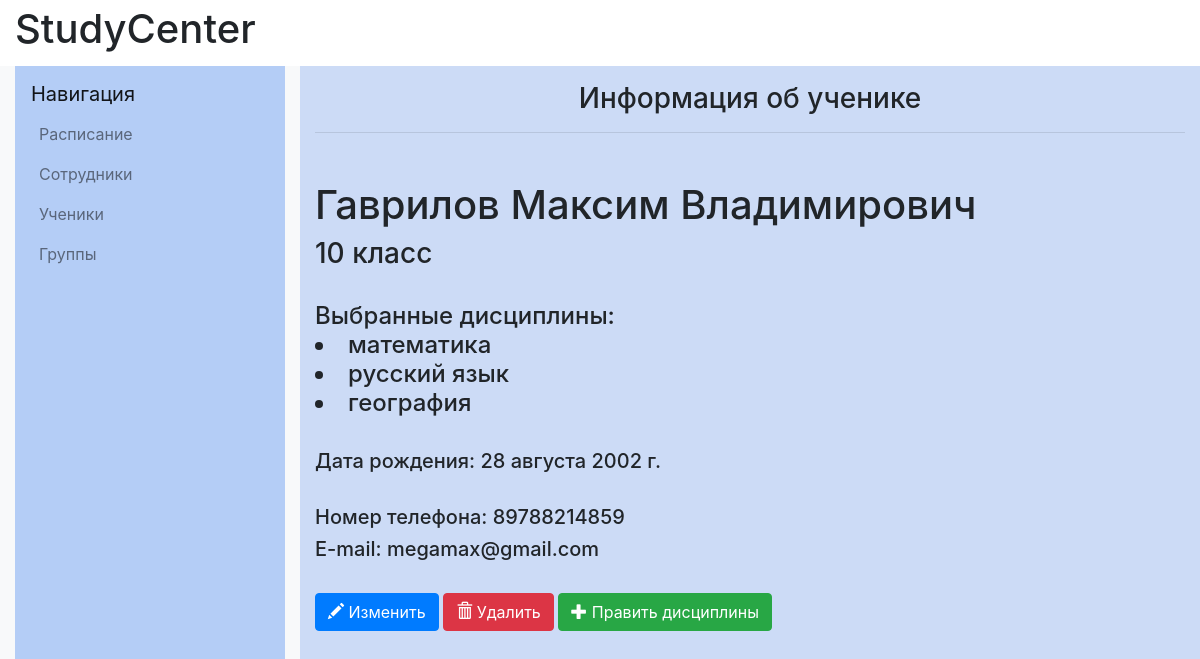
/students/1/, run on an earlier commit of the app's database.
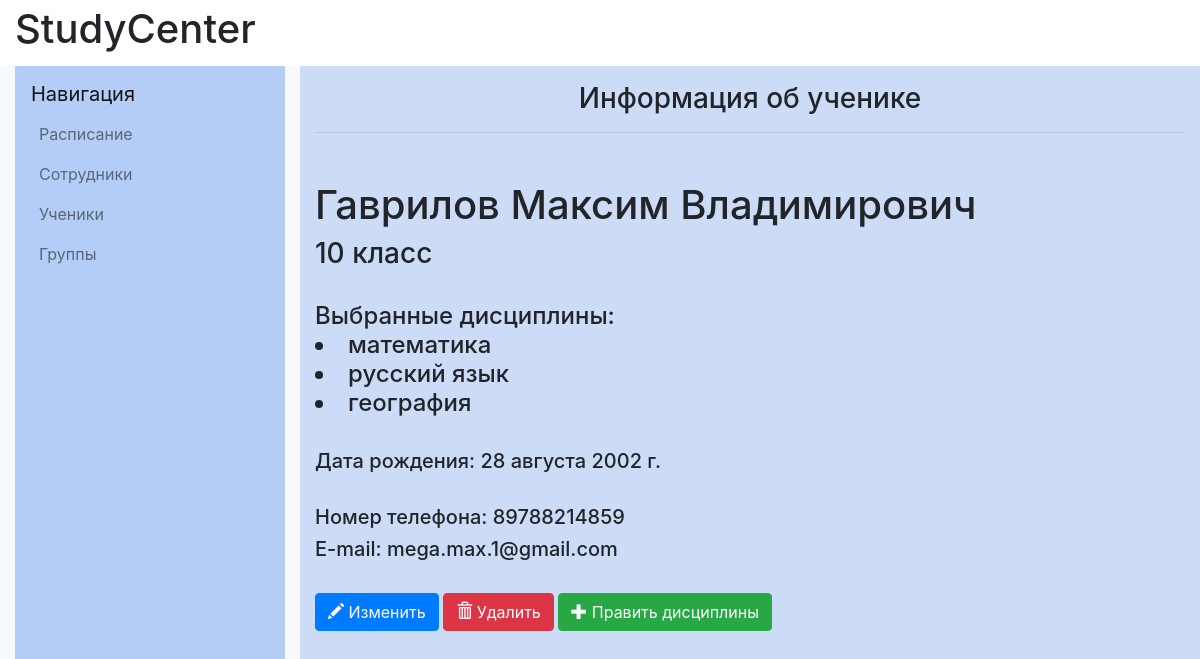
And on a later commit of the database.
### catalog/models.py (models this page shows)
class Student(models.Model):
    firstname=models.CharField(max_length=20, verbose_name="Имя")
    lastname=models.CharField(max_length=20, verbose_name="Фамилия")
    fathername=models.CharField(max_length=20, verbose_name="Отчество")
    date_of_birth=models.DateField(verbose_name="Дата рождения")
    grade=models.IntegerField(validators=[
            MaxValueValidator(11),
            MinValueValidator(1)
        ], verbose_name="Класс")
    phone_number=models.CharField(max_length=11,validators=[MinLengthValidator(11)], verbose_name="Номер телефона")
    email=models.EmailField(verbose_name="E-mail")
    objects=models.Manager()
    DoesNotExist = models.Manager
    def __str__(self):
        return f"{self.lastname} {self.firstname}"
    __str__.short_description = 'Ученик'

### catalog/views.py (the view)
# urls.py: path('students/<int:pk>/', views.student_detail, name='student_detail'),
def student_detail(request, pk):
    student = get_object_or_404(Student, pk=pk)
    student_subjects, created = Student_Subjects.objects.get_or_create(student=student)
    return render(request, 'student/student_details.html', {'student': student, 'subject': student_subjects})

### catalog/models.py (called while the page is built)
    def __str__(self):
        return self.name

### catalog/templates/student/student_details.html (shortened to what this page needs)
{% extends "base_generic.html" %}
{% block content%}
            <div class="col-md-8 col-lg-9 content-container" style="background-color: #ccdbf6">
                <h1 class="h3 text-center mt-3">Информация об ученике</h1>
                <hr class="mb-5">
                <section >
                    <div class="student">
                        <h1>{{ student.lastname }} {{student.firstname}} {{student.fathername }}</h1>
                        <h3>{{ student.grade }} класс</h3>
                        <p>
                            <h4>Выбранные дисциплины:
                            {% for subject in subject.subjects.all %}
                                <li>{{ subject }}</li>
                            {% endfor %}
                        </h4>
                        </p>
                        <p><h5>Дата рождения: {{ student.date_of_birth }} </h5></p>
                        <p>
                            <h5>Номер телефона: {{ student.phone_number }} </h5>
                            <h5>E-mail: {{ student.email }} </h5>
                        </p>
                        <a class="btn btn-primary" href="{% url 'student_edit' pk=student.pk %}"><span class="glyphicon glyphicon-pencil"></span> Изменить</a>
                        <a class="btn btn-danger" href="{% url 'student_delete' pk=student.pk %}"><span class="glyphicon glyphicon-trash"></span> Удалить</a>
                        <a class="btn btn-success" href="{% url 'add_subject_to_student' pk=student.pk %}"><span class="glyphicon glyphicon-plus"></span> Править дисциплины</a>
                    </div>
                </section>
            </div>
{% endblock content %}

What changed in the data, as far as the page shows it:
changed Student "Гаврилов": email "megamax@gmail.com" → "mega.max.1@gmail.com"
